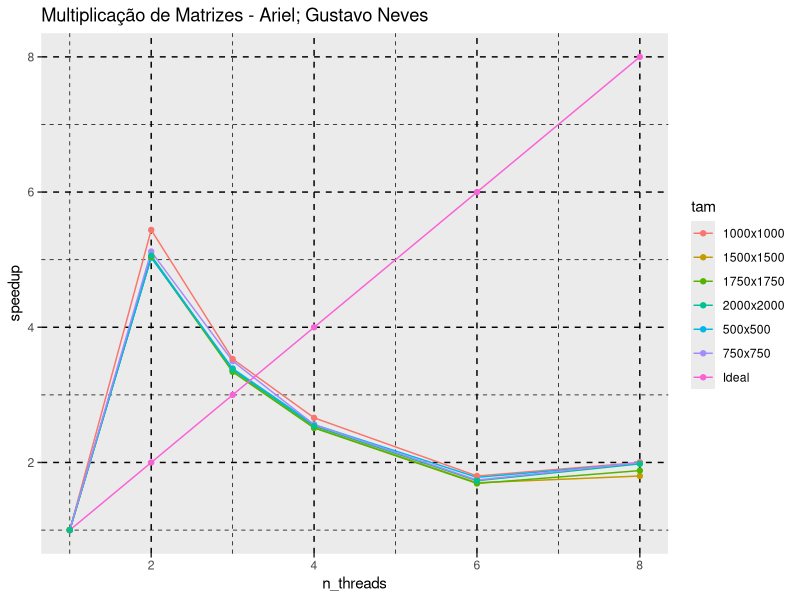

The R source for this figure:
library("dplyr")
library("ggplot2")

arq500 <- read.table("500.dat", stringsAsFactors=F)

arq750 <- read.table("750.dat", stringsAsFactors=F)

arq1000 <- read.table("1000.dat", stringsAsFactors=F)

arq1500 <- read.table("1500.dat", stringsAsFactors=F)

arq1750 <- read.table("1750.dat", stringsAsFactors=F)

arq2000 <- read.table("2000.dat", stringsAsFactors=F)

colnames(arq500) <- c("n_threads", "tempo")

colnames(arq750) <- c("n_threads", "tempo")

colnames(arq1000) <- c("n_threads", "tempo")

colnames(arq1500) <- c("n_threads", "tempo")

colnames(arq1750) <- c("n_threads", "tempo")

colnames(arq2000) <- c("n_threads", "tempo")

tab500 <- as.data.frame(arq500 %>% group_by(n_threads) %>% summarize(media=mean(tempo)))

tab750 <- as.data.frame(arq750 %>% group_by(n_threads) %>% summarize(media=mean(tempo)))

tab1000 <- as.data.frame(arq1000 %>% group_by(n_threads) %>% summarize(media=mean(tempo)))

tab1500 <- as.data.frame(arq1500 %>% group_by(n_threads) %>% summarize(media=mean(tempo)))

tab1750 <- as.data.frame(arq1750 %>% group_by(n_threads) %>% summarize(media=mean(tempo)))

tab2000 <- as.data.frame(arq2000 %>% group_by(n_threads) %>% summarize(media=mean(tempo)))


tab500 <- cbind(tab500, speedup=0, tam="500x500")

tab750 <- cbind(tab750, speedup=0, tam="750x750")

tab1000 <- cbind(tab1000, speedup=0, tam="1000x1000")

tab1500 <- cbind(tab1500, speedup=0, tam="1500x1500")

tab1750 <- cbind(tab1750, speedup=0, tam="1750x1750")

tab2000 <- cbind(tab2000, speedup=0, tam="2000x2000")



tab500$speedup <- round((tab500$media / tab500$media[1]) * 10, digits=2)

tab750$speedup <- round((tab750$media / tab750$media[1]) * 10, digits=2)

tab1000$speedup <- round((tab1000$media / tab1000$media[1]) * 10, digits=2)

tab1500$speedup <- round((tab1500$media / tab1500$media[1]) * 10, digits=2)

tab1750$speedup <- round((tab1750$media / tab1750$media[1]) * 10, digits=2)

tab2000$speedup <- round((tab2000$media / tab2000$media[1]) * 10, digits=2)

tab500[1,3] <- 1.00

tab750[1,3] <- 1.00

tab1000[1,3] <- 1.00

tab1500[1,3] <- 1.00

tab1750[1,3] <- 1.00

tab2000[1,3] <- 1.00


tabelas <- data.frame(n_threads=c(1,2,3,4,6,8), media=0, speedup=c(1,2,3,4,6,8), tam="Ideal")

tabelas <- rbind(tabelas, tab500, tab750, tab1000, tab1500, tab1750, tab2000)

grafico <- ggplot(tabelas) + geom_line(aes(n_threads, speedup, group=tam, color=tam)) + geom_point(aes(n_threads, speedup, group=tam, color=tam)) + scale_fill_discrete(name="Tamanhos das Matrizes", labels=c("500x500", "750x750", "1000x1000", "1250x1250", "1500x1500", "1750x1750", "2000x2000")) + ggtitle("Multiplicação de Matrizes - Ariel; Gustavo Neves") + theme(panel.grid.major=element_line(colour="black", linetype="dashed"), panel.grid.minor=element_line(colour="black", linetype="dashed"))

pdf(file="graficoOPRP.pdf", paper='A4r')

plot(grafico)

dev.off()